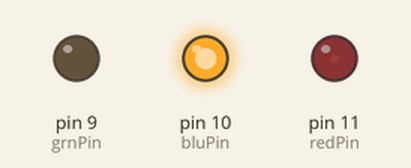
The sketch below on a simulated Arduino Uno, built with avr-gcc and run on an emulated ATmega328P. Shown: output pins drawn as LEDs (lit = HIGH). What the sketch prints to the serial monitor is not drawn.

Above: at 0.1 s.
At 20.31 s:
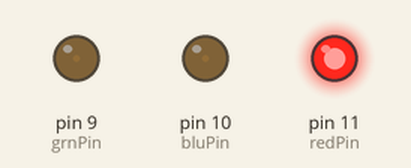
At 25.24 s:
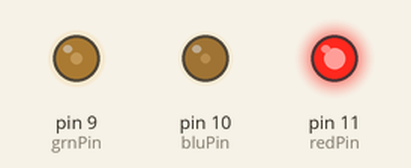
At 30.97 s:
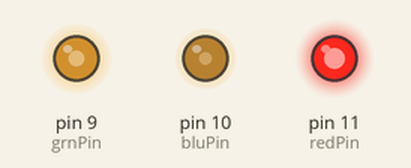
At 34.6 s:
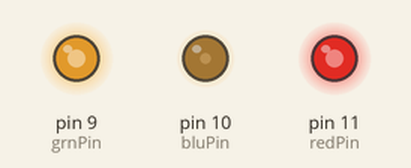
At 39.13 s:
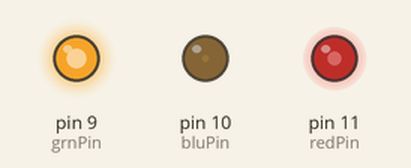
Timing chart, 0 to 40.0 s (numbered marks = the images above):
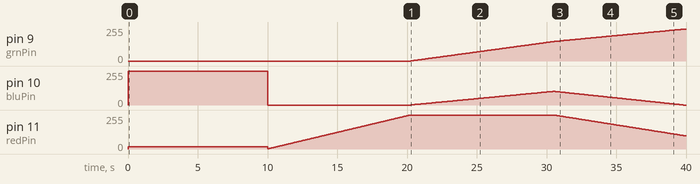

The sketch:

RGBCrossFade.ino
```cpp
/*
* Code for cross-fading 3 LEDs, red, green and blue (RGB)
* To create fades, you need to do two things:
*  1. Describe the colors you want to be displayed
*  2. List the order you want them to fade in
*
* DESCRIBING A COLOR:
* A color is just an array of three percentages, 0-100,
*  controlling the red, green and blue LEDs
*
* Red is the red LED at full, blue and green off
*   int red = { 100, 0, 0 }
* Dim white is all three LEDs at 30%
*   int dimWhite = {30, 30, 30}
* etc.
*
* Some common colors are provided below, or make your own
*
* LISTING THE ORDER:
* In the main part of the program, you need to list the order
*  you want to colors to appear in, e.g.
*  crossFade(red);
*  crossFade(green);
*  crossFade(blue);
*
* Those colors will appear in that order, fading out of
*    one color and into the next
*
* In addition, there are 5 optional settings you can adjust:
* 1. The initial color is set to black (so the first color fades in), but
*    you can set the initial color to be any other color
* 2. The internal loop runs for 1020 interations; the 'wait' variable
*    sets the approximate duration of a single crossfade. In theory,
*    a 'wait' of 10 ms should make a crossFade of ~10 seconds. In
*    practice, the other functions the code is performing slow this
*    down to ~11 seconds on my board. YMMV.
* 3. If 'repeat' is set to 0, the program will loop indefinitely.
*    if it is set to a number, it will loop that number of times,
*    then stop on the last color in the sequence. (Set 'return' to 1,
*    and make the last color black if you want it to fade out at the end.)
* 4. There is an optional 'hold' variable, which pasues the
*    program for 'hold' milliseconds when a color is complete,
*    but before the next color starts.
* 5. Set the DEBUG flag to 1 if you want debugging output to be
*    sent to the serial monitor.
*
*    The internals of the program aren't complicated, but they
*    are a little fussy -- the inner workings are explained
*    below the main loop.
*
* April 2007, Clay Shirky <clay.shirky@nyu.edu>
*/

// Output
int redPin = 11;   // Red LED,   connected to digital pin 9
int grnPin = 9;  // Green LED, connected to digital pin 10
int bluPin = 10;  // Blue LED,  connected to digital pin 11

// Color arrays
int black[3]  = { 0, 0, 0 };
int white[3]  = { 100, 100, 100 };
int red[3]    = { 100, 0, 0 };
int pink[3]    = { 100, 21, 86 };
int green[3]  = { 0, 100, 0 };
int blue[3]   = { 0, 0, 100 };
int yellow[3] = { 40, 95, 0 };
int orange[3] = { 100, 55, 37 };
int dimWhite[3] = { 30, 30, 30 };
// etc.

// Set initial color
int redVal = black[0];
int grnVal = black[1];
int bluVal = black[2];

int wait = 10;      // 10ms internal crossFade delay; increase for slower fades
int hold = 0;       // Optional hold when a color is complete, before the next crossFade
int DEBUG = 0;      // DEBUG counter; if set to 1, will write values back via serial
int loopCount = 60; // How often should DEBUG report?
int repeat = 0;     // How many times should we loop before stopping? (0 for no stop)
int j = 0;          // Loop counter for repeat

float coolTemp = 20.0;
float hotTemp = 40.0;

// Initialize color variables
int prevR = redVal;
int prevG = grnVal;
int prevB = bluVal;

int sensorPin = 0;

// Set up the LED outputs
void setup()
{
  pinMode(redPin, OUTPUT);   // sets the pins as output
  pinMode(grnPin, OUTPUT);
  pinMode(bluPin, OUTPUT);
  digitalWrite(8,LOW);
  digitalWrite(7,HIGH);
  Serial.begin(9600);  // ...set up the serial ouput
}

float readTemperature()
{
   //getting the voltage reading from the temperature sensor
 int reading = analogRead(sensorPin);

 // now print out the temperature
 float temperatureC = (5.0 * reading *100) / 1024 ;  //converting from 10 mv per degree wit 500 mV offset
                                               //to degrees ((volatge - 500mV) times 100)
 Serial.print(temperatureC); Serial.println(" degrees C");

 // now convert to Fahrenheight
 float temperatureF = (temperatureC * 9.0 / 5.0) + 32.0;
 Serial.print(temperatureF); Serial.println(" degrees F");

 float tempPC = ((temperatureC - coolTemp) / (hotTemp - coolTemp));

 if (temperatureC < coolTemp)
 {
   tempPC = 0;
 }

 if (temperatureC > hotTemp)
 {
   tempPC = 100;
 }

 Serial.print(tempPC); Serial.println(" temp scale");
 return tempPC;
}

void displayTemperature()
{
  float tempColour = readTemperature();
  int redVal = 100 * tempColour;
  int blueVal = 100 - (tempColour*100);
  int greenVal = 0;
  analogWrite(redPin,redVal);
  analogWrite(grnPin,greenVal);
  analogWrite(bluPin,blueVal);
  delay(10000);//10 Secs
}

// Main program: list the order of crossfades
void loop()
{
  displayTemperature();

  crossFade(red);
  crossFade(orange);
  crossFade(yellow);
  crossFade(green);
  crossFade(blue);
  crossFade(pink);

  crossFade(white);
  crossFade(dimWhite);
  delay(15000);//30 secs
  crossFade(white);
  delay(15000);//30 secs
  if (repeat) { // Do we loop a finite number of times?
    j += 1;
    if (j >= repeat) { // Are we there yet?
      exit(j);         // If so, stop.
    }
  }
}

/* BELOW THIS LINE IS THE MATH -- YOU SHOULDN'T NEED TO CHANGE THIS FOR THE BASICS
*
* The program works like this:
* Imagine a crossfade that moves the red LED from 0-10,
*   the green from 0-5, and the blue from 10 to 7, in
*   ten steps.
*   We'd want to count the 10 steps and increase or
*   decrease color values in evenly stepped increments.
*   Imagine a + indicates raising a value by 1, and a -
*   equals lowering it. Our 10 step fade would look like:
*
*   1 2 3 4 5 6 7 8 9 10
* R + + + + + + + + + +
* G   +   +   +   +   +
* B     -     -     -
*
* The red rises from 0 to 10 in ten steps, the green from
* 0-5 in 5 steps, and the blue falls from 10 to 7 in three steps.
*
* In the real program, the color percentages are converted to
* 0-255 values, and there are 1020 steps (255*4).
*
* To figure out how big a step there should be between one up- or
* down-tick of one of the LED values, we call calculateStep(),
* which calculates the absolute gap between the start and end values,
* and then divides that gap by 1020 to determine the size of the step
* between adjustments in the value.
*/

int calculateStep(int prevValue, int endValue) {
  int step = endValue - prevValue; // What's the overall gap?
  if (step) {                      // If its non-zero,
    step = 1020/step;              //   divide by 1020
  }
  return step;
}

/* The next function is calculateVal. When the loop value, i,
*  reaches the step size appropriate for one of the
*  colors, it increases or decreases the value of that color by 1.
*  (R, G, and B are each calculated separately.)
*/

int calculateVal(int step, int val, int i) {

  if ((step) && i % step == 0) { // If step is non-zero and its time to change a value,
    if (step > 0) {              //   increment the value if step is positive...
      val += 1;
    }
    else if (step < 0) {         //   ...or decrement it if step is negative
      val -= 1;
    }
  }
  // Defensive driving: make sure val stays in the range 0-255
  if (val > 255) {
    val = 255;
  }
  else if (val < 0) {
    val = 0;
  }
  return val;
}

/* crossFade() converts the percentage colors to a
*  0-255 range, then loops 1020 times, checking to see if
*  the value needs to be updated each time, then writing
*  the color values to the correct pins.
*/

void crossFade(int color[3]) {
  // Convert to 0-255
  int R = (color[0] * 255) / 100;
  int G = (color[1] * 255) / 100;
  int B = (color[2] * 255) / 100;

  int stepR = calculateStep(prevR, R);
  int stepG = calculateStep(prevG, G);
  int stepB = calculateStep(prevB, B);

  for (int i = 0; i <= 1020; i++) {
    redVal = calculateVal(stepR, redVal, i);
    grnVal = calculateVal(stepG, grnVal, i);
    bluVal = calculateVal(stepB, bluVal, i);

    analogWrite(redPin, redVal);   // Write current values to LED pins
    analogWrite(grnPin, grnVal);
    analogWrite(bluPin, bluVal);

    delay(wait); // Pause for 'wait' milliseconds before resuming the loop

    if (DEBUG) { // If we want serial output, print it at the
      if (i == 0 or i % loopCount == 0) { // beginning, and every loopCount times
        Serial.print("Loop/RGB: #");
        Serial.print(i);
        Serial.print(" | ");
        Serial.print(redVal);
        Serial.print(" / ");
        Serial.print(grnVal);
        Serial.print(" / ");
        Serial.println(bluVal);
      }
      DEBUG += 1;
    }
  }
  // Update current values for next loop
  prevR = redVal;
  prevG = grnVal;
  prevB = bluVal;
  delay(hold); // Pause for optional 'wait' milliseconds before resuming the loop
}
```

Measured:
- by itself, pin 9 (grnPin): moves from 0/255 to 240/255 over 19.6 s
- by itself, pin 10 (bluPin): 0/255 → 255/255 at 0.00 s, → 0/255 10.0 s later, → 1/255 10.3 s later, → 2/255 0.10 s later, … (208 changes in this stretch)
